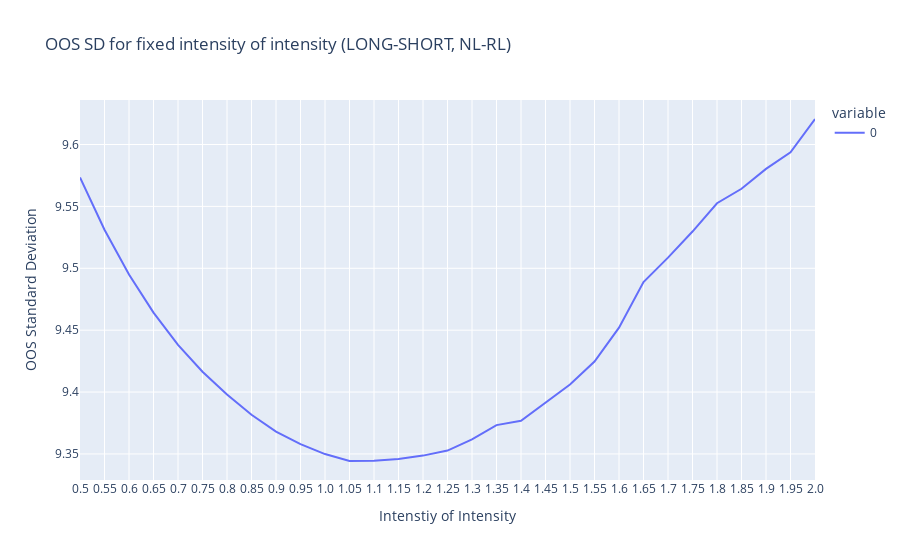

The code cell stored with this chart in its notebook:
### Code cell
qis_rawres = pd.read_csv(rf"H:\all\RL_Shrinkage_2024\ONE_YR_long_only\NonLinear_Shrinkage\intensity_of_intensity_data\all_rawres_p500_v2.csv", index_col=0)
px.line(
    qis_rawres.std() * np.sqrt(252)*100, 
    title="OOS SD for fixed intensity of intensity (LONG-SHORT, NL-RL)", 
    labels={'index': 'Intenstiy of Intensity', 'value':'OOS Standard Deviation'}
        
    )

### Figure 1 — Plotly figure (JSON) as saved in the notebook; plotly's stock layout.template omitted (floating-point values rounded to 4 significant figures)
{"data": [{"hovertemplate": "variable=0<br>Intenstiy of Intensity=%{x}<br>OOS Standard Deviation=%{y}<extra></extra>", "legendgroup": "0", "line": {"color": "#636efa", "dash": "solid"}, "marker": {"symbol": "circle"}, "mode": "lines", "name": "0", "orientation": "v", "showlegend": true, "type": "scatter", "x": ["0.5", "0.55", "0.6", "0.65", "0.7", "0.75", "0.8", "0.85", "0.9", "0.95", "1.0", "1.05", "1.1", "1.15", "1.2", "1.25", "1.3", "1.35", "1.4", "1.45", "1.5", "1.55", "1.6", "1.65", "1.7", "1.75", "1.8", "1.85", "1.9", "1.95", "2.0"], "xaxis": "x", "y": [9.573, 9.531, 9.495, 9.464, 9.438, 9.416, 9.398, 9.382, 9.368, 9.358, 9.35, 9.344, 9.345, 9.346, 9.349, 9.353, 9.362, 9.373, 9.377, 9.392, 9.406, 9.425, 9.452, 9.489, 9.509, 9.53, 9.553, 9.564, 9.58, 9.594, 9.621], "yaxis": "y"}], "layout": {"legend": {"title": {"text": "variable"}, "tracegroupgap": 0}, "title": {"text": "OOS SD for fixed intensity of intensity (LONG-SHORT, NL-RL)"}, "xaxis": {"anchor": "y", "domain": [0, 1], "title": {"text": "Intenstiy of Intensity"}}, "yaxis": {"anchor": "x", "domain": [0, 1], "title": {"text": "OOS Standard Deviation"}}}}
